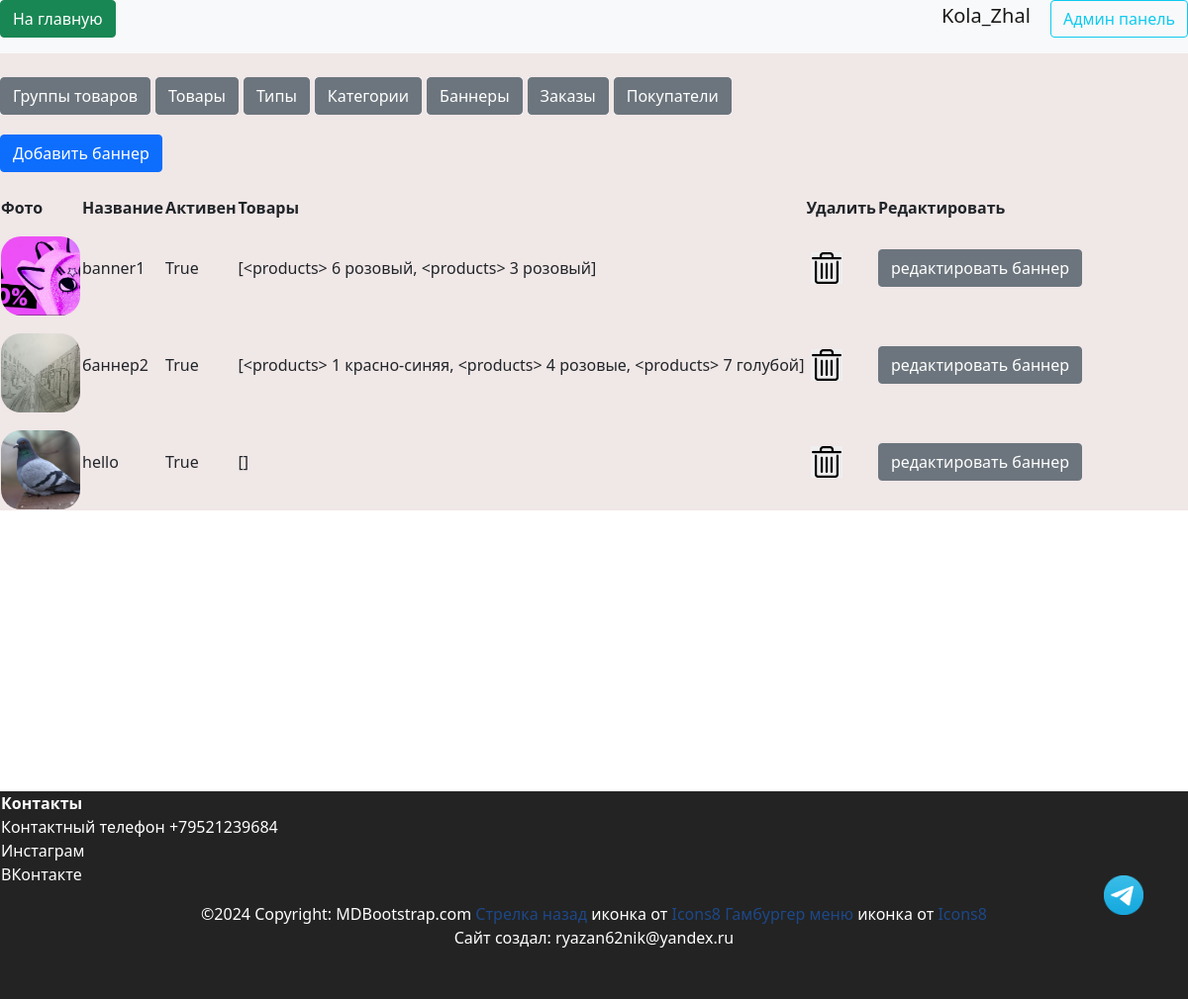
Page /admin/banners (signed in) on the committed database.
### data/users.py (models this page shows, shortened)
class User(SqlAlchemyBase, UserMixin, SerializerMixin):
    __tablename__ = 'users'
    id = sqlalchemy.Column(sqlalchemy.Integer,
                           primary_key=True, autoincrement=True)
    name = sqlalchemy.Column(sqlalchemy.String, nullable=True)
    tel = sqlalchemy.Column(sqlalchemy.String, nullable=True)
    email = sqlalchemy.Column(sqlalchemy.String,
                              index=True, unique=True, nullable=True)
    hashed_password = sqlalchemy.Column(sqlalchemy.String, nullable=True)
    created_date = sqlalchemy.Column(sqlalchemy.DateTime,
                                     default=datetime.datetime.now)
    basket = sqlalchemy.Column(sqlalchemy.String, default='{}')
    admin = sqlalchemy.Column(sqlalchemy.Boolean, default=False)
    tg_id = sqlalchemy.Column(sqlalchemy.String, nullable=True)
    confirmed = sqlalchemy.Column(sqlalchemy.Boolean, default=False)
    address = sqlalchemy.Column(sqlalchemy.String, nullable=True)
    orders = orm.relationship("Order", back_populates='user')

### data/banners.py (models this page shows, shortened)
class Banners(SqlAlchemyBase):
    __tablename__ = 'banners'
    id = sqlalchemy.Column(sqlalchemy.Integer, primary_key=True,
                           autoincrement=True)
    title = sqlalchemy.Column(sqlalchemy.String, nullable=True)
    active = sqlalchemy.Column(sqlalchemy.Boolean, default=True)
    img = sqlalchemy.Column(sqlalchemy.String, default='0_0_0_none.jpg')
    products = orm.relationship("Products",
                                secondary="products_to_banners",
                                backref="banners")

### data/products.py (models this page shows, shortened)
class Products(SqlAlchemyBase, SerializerMixin):
    __tablename__ = 'products'
    id = sqlalchemy.Column(sqlalchemy.Integer,
                           primary_key=True, autoincrement=True)
    color = sqlalchemy.Column(sqlalchemy.String, nullable=True)
    sale = sqlalchemy.Column(sqlalchemy.Integer, nullable=True)
    cost = sqlalchemy.Column(sqlalchemy.Integer)
    remains = sqlalchemy.Column(sqlalchemy.Integer, nullable=True)
    img = sqlalchemy.Column(sqlalchemy.String, default='0_0_0_none.jpg')
    product_group_id = sqlalchemy.Column(sqlalchemy.Integer, sqlalchemy.ForeignKey("product_group.id"))
    product_group = orm.relationship('ProductGroup')
    category = orm.relationship("Category",
                                secondary="products_to_category",
                                backref="products")
    def __repr__(self):
        return f'<products> {self.id} {self.color}'

### server.py (the view)
@app.route("/admin/banners", methods=["GET", "POST"])
@login_required
def admin_banners():
    if current_user.admin:
        db_sess = db_session.create_session()
        banners = db_sess.query(Banners).all()
        return render_template(
            "pages/admin_banners.html", title="Админ панель", banners=banners
        )
    else:
        return render_template("pages/no_rights.html")

### data/db_session.py (called while the page is built)
def create_session() -> Session:
    global __factory
    return __factory()

### server.py (called while the page is built)
@login_manager.user_loader
def load_user(user_id):
    db_sess = db_session.create_session()
    return db_sess.query(User).filter(User.id == user_id).first()

### templates/pages/admin_banners.html (shortened to what this page needs)
{% extends "pages/base_admin.html" %}
{% block admincontent %}
<div>
    {% if current_user.is_authenticated %}
    <a href="/admin/add-banner" class="btn btn-primary">Добавить баннер</a>
    {% endif %}
</div>
<br>
<div style="overflow: auto;">
    <table>
        <tr>
            <th>Фото</th>
            <th>Название</th>
            <th>Активен</th>
            <th>Товары</th>
            <th>Удалить</th>
            <th>Редактировать</th>
        </tr>
        {% for banner in banners %}
        <tr>
            <td id="imgTd">
                {% if banner.img%}
                <img src="../static/img/banners/{{banner.img}}" class="admin-img-delete" alt="404 картинка не нашлась(">
                {%else%}
                <img class="admin-img-delete" src="../static/img/banners/none.jpg" alt="404 картинка не нашлась(" />
                {%endif%}
            </td>
            <td>{{ banner.title }}</td>
            <td>{{ banner.active }}</td>
            <td>{{ banner.products }}</td>
            <td>
                <button type="submit" onclick="show_me({{banner.id}}, 'banners');" class="delete-button">
                </button>
            </td>
            <td>
                <a href="/admin/edit-banner/{{banner.id}}" class="btn btn-secondary">редактировать баннер
                </a>
            </td>
        </tr>
        {% endfor %}
    </table>
</div>
{% endblock %}

### templates/includes/header.html
<header class="header--fixed">
    <nav class="navbar navbar-light bg-light">
        <p align="right">
            <a href="/index" class="btn btn-success"> На главную </a>
        </p>
        {% if current_user.is_authenticated %}
        <p align="right">
            <a class="logout navbar-brand" href="/logout">{{ current_user.name }}</a>
            {% if current_user.admin%}
            <a class="btn btn-outline-info mr-2" href="/admin/products">Админ панель</a>
            {% endif %}
            {% else %}
        <p align="right">
            <a class="btn btn-primary" onclick="saveHref('/register')" href="/register">Зарегистрироваться</a>
            <a class="btn btn-success" onclick="saveHref('/login')" href="/login">Войти</a>
        </p>
        {% endif %}
    </nav>
</header>

### static/css/header.css (style rules this page uses)
:root { --main-color: #0179FA; --second-color: white; }

### static/css/footer.css (style rules this page uses)
:root { --main-color: #111111; --second-color: white; }

### static/css/mystyle.css (style rules this page uses)
html { --firstly-color: white; --secondary-color: rgba(91, 82, 212, 0.837); --thirdly-color: rgb(99, 96, 105); --fourly-color: rgb(144, 182, 242); --black: rgb(35, 35, 35); --dark-blue: #12191d; --white: #ffffff; --green: #33ff00; --caribbean: #00e197; --light-green: #8eef8c; --turquoise: #12eeff; --pink: #f053d5; --red: #fe785a; --gray-900: #0c1114; --gray-700: #242a2c; --gray-650: #495257; --gray-600: #424b4f; --gray-500: #495257; --gray-300: #8d979e; --gray-200: #acb4b9; --gray-150: #aeb6bb; --gray-100: #eef1f3; --gray-50: #f6f8f9; --framing: black; --text-color: white; }
body { min-height: 100vh; position: relative; margin: 0; padding: 0; text-align: center; }
.admin-img-delete { width: 10vh; height: 10vh; border-radius: 20px; object-fit: cover; margin-top: 2vh; }
.delete-button { width: 4vh; height: 4vh; border: none; background-image: url("../img/system/admin_del_item.png"); background-size: cover; margin: 5px 5px; }

### static/css/index.css (style rules this page uses)
.navbar { padding-top: 0; padding-bottom: 0; }

### static/css/product_style.css (style rules this page uses)
:root { --product-text-color: rgb(255, 122, 0); --product-description-color: rgb(195, 213, 243); --product-title-color: rgb(255, 215, 0); --product-background: rgb(19, 68, 124); }
a { color: rgb(29, 72, 136); text-decoration: none; }

### rows in the picture
User: name "Kola_Zhal"
Banners: img (picture), title "banner1", active "True", products "[<products> 6 розовый, <products> 3 розовый]"
Banners: img (picture), title "баннер2", active "True", products "[<products> 1 красно-синяя, <products> 4 розовые, <products> 7 голубой]"
Banners: img (picture), title "hello", active "True", products "[]"
